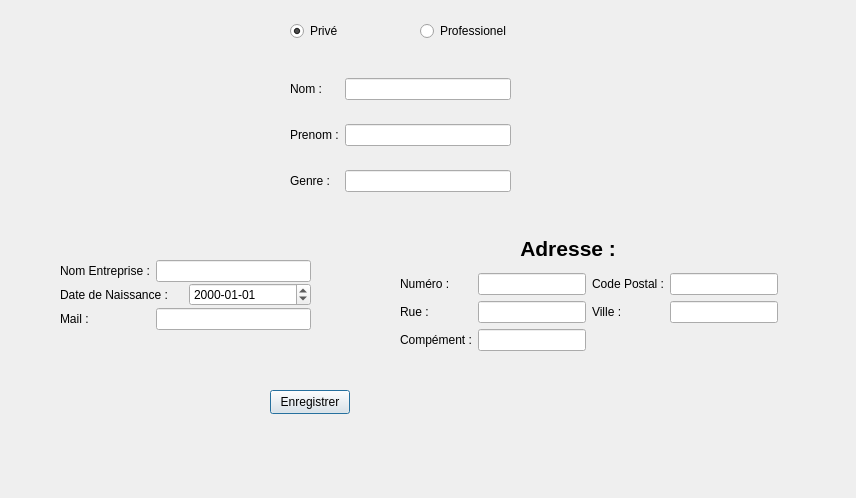
<?xml version="1.0" encoding="UTF-8"?>
<ui version="4.0">
 <class>ajout_contact</class>
 <widget class="QDialog" name="ajout_contact">
  <property name="geometry">
   <rect>
    <x>0</x>
    <y>0</y>
    <width>856</width>
    <height>498</height>
   </rect>
  </property>
  <property name="windowTitle">
   <string>Dialog</string>
  </property>
  <widget class="QRadioButton" name="rbPro">
   <property name="geometry">
    <rect>
     <x>420</x>
     <y>20</y>
     <width>91</width>
     <height>22</height>
    </rect>
   </property>
   <property name="text">
    <string>Professionel</string>
   </property>
  </widget>
  <widget class="QRadioButton" name="rbPrive">
   <property name="geometry">
    <rect>
     <x>290</x>
     <y>20</y>
     <width>91</width>
     <height>22</height>
    </rect>
   </property>
   <property name="text">
    <string>Privé</string>
   </property>
   <property name="checked">
    <bool>true</bool>
   </property>
  </widget>
  <widget class="QWidget" name="w_prive" native="true">
   <property name="geometry">
    <rect>
     <x>60</x>
     <y>250</y>
     <width>251</width>
     <height>89</height>
    </rect>
   </property>
   <layout class="QGridLayout" name="gridPrive">
    <item row="0" column="1">
     <widget class="QDateEdit" name="dateNaissance">
      <property name="displayFormat">
       <string>yyyy-MM-dd</string>
      </property>
     </widget>
    </item>
    <item row="0" column="0">
     <widget class="QLabel" name="lblDate">
      <property name="text">
       <string>Date de Naissance :</string>
      </property>
     </widget>
    </item>
   </layout>
  </widget>
  <widget class="QWidget" name="w_pro" native="true">
   <property name="geometry">
    <rect>
     <x>60</x>
     <y>240</y>
     <width>251</width>
     <height>111</height>
    </rect>
   </property>
   <layout class="QGridLayout" name="gridPro">
    <item row="0" column="0">
     <widget class="QLabel" name="lblNomE">
      <property name="text">
       <string>Nom Entreprise :</string>
      </property>
     </widget>
    </item>
    <item row="0" column="1">
     <widget class="QLineEdit" name="leNemE"/>
    </item>
    <item row="1" column="0">
     <widget class="QLabel" name="lblMail">
      <property name="text">
       <string>Mail : </string>
      </property>
     </widget>
    </item>
    <item row="1" column="1">
     <widget class="QLineEdit" name="leMail"/>
    </item>
   </layout>
  </widget>
  <widget class="QWidget" name="layoutWidget_3">
   <property name="geometry">
    <rect>
     <x>290</x>
     <y>60</y>
     <width>221</width>
     <height>151</height>
    </rect>
   </property>
   <layout class="QGridLayout" name="gridLayout">
    <item row="0" column="0">
     <widget class="QLabel" name="lblNom">
      <property name="text">
       <string>Nom :</string>
      </property>
     </widget>
    </item>
    <item row="0" column="1">
     <widget class="QLineEdit" name="leNom"/>
    </item>
    <item row="1" column="0">
     <widget class="QLabel" name="lblPrenom">
      <property name="text">
       <string>Prenom :</string>
      </property>
     </widget>
    </item>
    <item row="1" column="1">
     <widget class="QLineEdit" name="lePrenom"/>
    </item>
    <item row="2" column="0">
     <widget class="QLabel" name="lblGenre">
      <property name="text">
       <string>Genre :</string>
      </property>
     </widget>
    </item>
    <item row="2" column="1">
     <widget class="QLineEdit" name="leGenre"/>
    </item>
   </layout>
  </widget>
  <widget class="QWidget" name="layoutWidget_4">
   <property name="geometry">
    <rect>
     <x>400</x>
     <y>230</y>
     <width>378</width>
     <height>121</height>
    </rect>
   </property>
   <layout class="QGridLayout" name="gridAdresse">
    <item row="2" column="0">
     <widget class="QLabel" name="lblRue">
      <property name="text">
       <string>Rue :</string>
      </property>
     </widget>
    </item>
    <item row="3" column="0" colspan="2">
     <widget class="QLabel" name="lblComp">
      <property name="text">
       <string>Compément :</string>
      </property>
     </widget>
    </item>
    <item row="3" column="2">
     <widget class="QLineEdit" name="leCom"/>
    </item>
    <item row="1" column="5">
     <widget class="QLineEdit" name="leCP"/>
    </item>
    <item row="0" column="2" colspan="3">
     <widget class="QLabel" name="lblAdresse">
      <property name="font">
       <font>
        <pointsize>16</pointsize>
        <bold>true</bold>
       </font>
      </property>
      <property name="styleSheet">
       <string notr="true">color : black;</string>
      </property>
      <property name="text">
       <string>Adresse : </string>
      </property>
      <property name="alignment">
       <set>Qt::AlignCenter</set>
      </property>
     </widget>
    </item>
    <item row="1" column="0">
     <widget class="QLabel" name="lblNum">
      <property name="text">
       <string>Numéro :</string>
      </property>
     </widget>
    </item>
    <item row="1" column="3" colspan="2">
     <widget class="QLabel" name="lblCp">
      <property name="text">
       <string>Code Postal :</string>
      </property>
     </widget>
    </item>
    <item row="2" column="5">
     <widget class="QLineEdit" name="leVille"/>
    </item>
    <item row="2" column="3" colspan="2">
     <widget class="QLabel" name="lblVille">
      <property name="text">
       <string>Ville :</string>
      </property>
     </widget>
    </item>
    <item row="2" column="2">
     <widget class="QLineEdit" name="leRue"/>
    </item>
    <item row="1" column="2">
     <widget class="QLineEdit" name="leNum"/>
    </item>
   </layout>
  </widget>
  <widget class="QPushButton" name="pushButton">
   <property name="geometry">
    <rect>
     <x>270</x>
     <y>390</y>
     <width>80</width>
     <height>24</height>
    </rect>
   </property>
   <property name="text">
    <string>Enregistrer</string>
   </property>
  </widget>
 </widget>
 <resources/>
 <connections/>
</ui>
